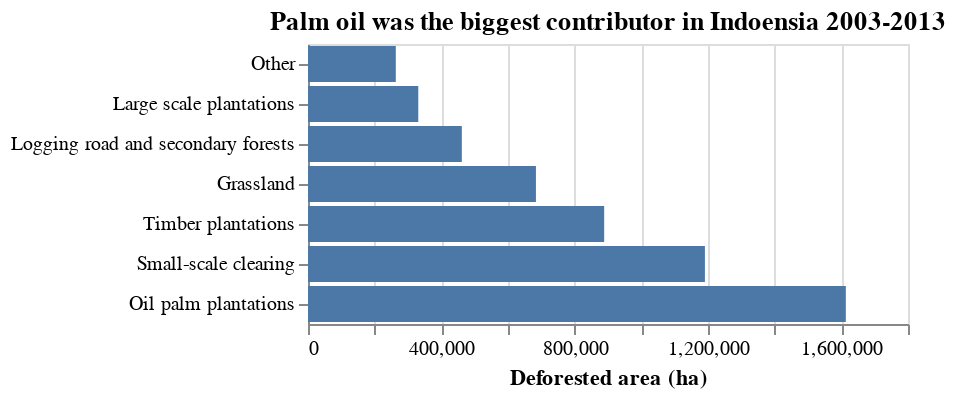

Source (notebook cell):
### Code cell
indonesia_drivers = pd.read_csv('https://raw.githubusercontent.com/UBC-MDS/exploratory-data-viz/main/chapters/en/slides/module6/data/drivers-deforestation_2003-2013_indonesia.csv')
title='Palm oil was the biggest contributor in Indoensia 2003-2013'
alt.Chart(indonesia_drivers, title=title).mark_bar().encode(
    alt.X('deforestation_hectares', title='Deforested area (ha)'),
    alt.Y('driver', title='', sort='x'))

### Figure 1 — Vega-Lite specification as saved in the notebook (floating-point values rounded to 4 significant figures)
{"config": {"view": {"continuousWidth": 300, "continuousHeight": 300}}, "data": {"name": "data-21766d3739c5240c86ce863432387cf9"}, "mark": {"type": "bar"}, "encoding": {"x": {"field": "deforestation_hectares", "title": "Deforested area (ha)", "type": "quantitative"}, "y": {"field": "driver", "sort": "x", "title": "", "type": "nominal"}}, "title": "Palm oil was the biggest contributor in Indoensia 2003-2013", "$schema": "https://vega.github.io/schema/vega-lite/v5.8.0.json", "datasets": {"data-21766d3739c5240c86ce863432387cf9": [{"driver": "Grassland", "Code": 0.0, "Year": 18072, "deforestation_hectares": 683822}, {"driver": "Large scale plantations", "Code": 0.0, "Year": 18072, "deforestation_hectares": 330853}, {"driver": "Logging road and secondary forests", "Code": 0.0, "Year": 18072, "deforestation_hectares": 461461}, {"driver": "Oil palm plantations", "Code": 0.0, "Year": 18072, "deforestation_hectares": 1613470}, {"driver": "Other", "Code": 0.0, "Year": 18072, "deforestation_hectares": 263415}, {"driver": "Small-scale clearing", "Code": 0.0, "Year": 18072, "deforestation_hectares": 1190758}, {"driver": "Timber plantations", "Code": 0.0, "Year": 18072, "deforestation_hectares": 888508}]}}
